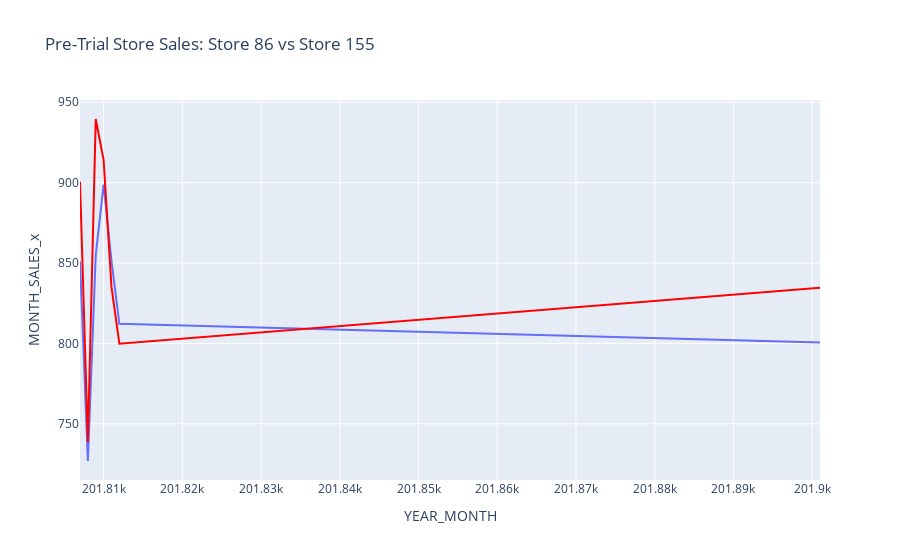

The notebook cell this image was saved under:
### Code cell
x1 = pd.merge(pre_trial_test[pre_trial_test['STORE_NBR'] == 86], pre_trial_store[pre_trial_store['STORE_NBR'] == 155], 
              left_on = ['YEAR_MONTH'], right_on = ['YEAR_MONTH'], how = 'left')
fig = px.line(x1, x = 'YEAR_MONTH', y = 'MONTH_SALES_x', title = 'Pre-Trial Store Sales: Store 86 vs Store 155')
fig2 = px.line(x1, x = 'YEAR_MONTH', y = 'MONTH_SALES_y')
fig2.update_traces(line_color = 'red')
fig.add_trace(fig2.data[0])
fig.show()

### Figure 1 — Plotly figure (JSON) as saved in the notebook; plotly's stock layout.template omitted (floating-point values rounded to 4 significant figures)
{"data": [{"hovertemplate": "YEAR_MONTH=%{x}<br>MONTH_SALES_x=%{y}<extra></extra>", "legendgroup": "", "line": {"color": "#636efa", "dash": "solid"}, "marker": {"symbol": "circle"}, "mode": "lines", "name": "", "orientation": "v", "showlegend": false, "type": "scatter", "x": [201807, 201808, 201809, 201810, 201811, 201812, 201901], "xaxis": "x", "y": [851, 726.9, 855, 898.8, 851.2, 812.2, 800.6], "yaxis": "y"}, {"hovertemplate": "YEAR_MONTH=%{x}<br>MONTH_SALES_y=%{y}<extra></extra>", "legendgroup": "", "line": {"color": "red", "dash": "solid"}, "marker": {"symbol": "circle"}, "mode": "lines", "name": "", "orientation": "v", "showlegend": false, "type": "scatter", "x": [201807, 201808, 201809, 201810, 201811, 201812, 201901], "xaxis": "x", "y": [900.6, 738.7, 939.6, 914, 835, 799.8, 834.6], "yaxis": "y"}], "layout": {"autosize": true, "legend": {"tracegroupgap": 0}, "title": {"text": "Pre-Trial Store Sales: Store 86 vs Store 155"}, "xaxis": {"anchor": "y", "autorange": true, "domain": [0, 1], "range": [201807, 201901], "title": {"text": "YEAR_MONTH"}, "type": "linear"}, "yaxis": {"anchor": "x", "autorange": true, "domain": [0, 1], "range": [715.0, 951.4], "title": {"text": "MONTH_SALES_x"}, "type": "linear"}}}
